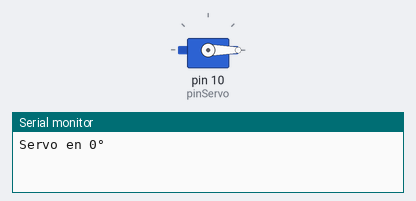
Bench run of a sketch on a simulated Arduino Uno, built with avr-gcc and run on an emulated ATmega328P. On the bench: servo, the last lines printed to the serial monitor.

Above: at 0.05 s.
At 4.0 s:
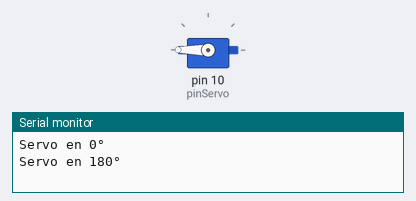
Timing chart, 0 to 5.2 s (numbered marks = the images above):
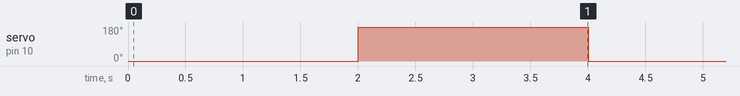

The sketch:

P22_ServomotorSG90.ino
```cpp
#include "Servo.h"

int pinServo = 10;
Servo servo;

void setup(){
  Serial.begin(9600);
  servo.attach(pinServo);
}

void loop(){

  servo.write(0);
  Serial.println("Servo en 0°");
  delay(2000);

  servo.write(180);
  Serial.println("Servo en 180°");
  delay(2000);
}
```

Measured:
- by itself, servo on pin 10 (pinServo): alternates 180° for 2.0 s and 0° for 2.0 s
